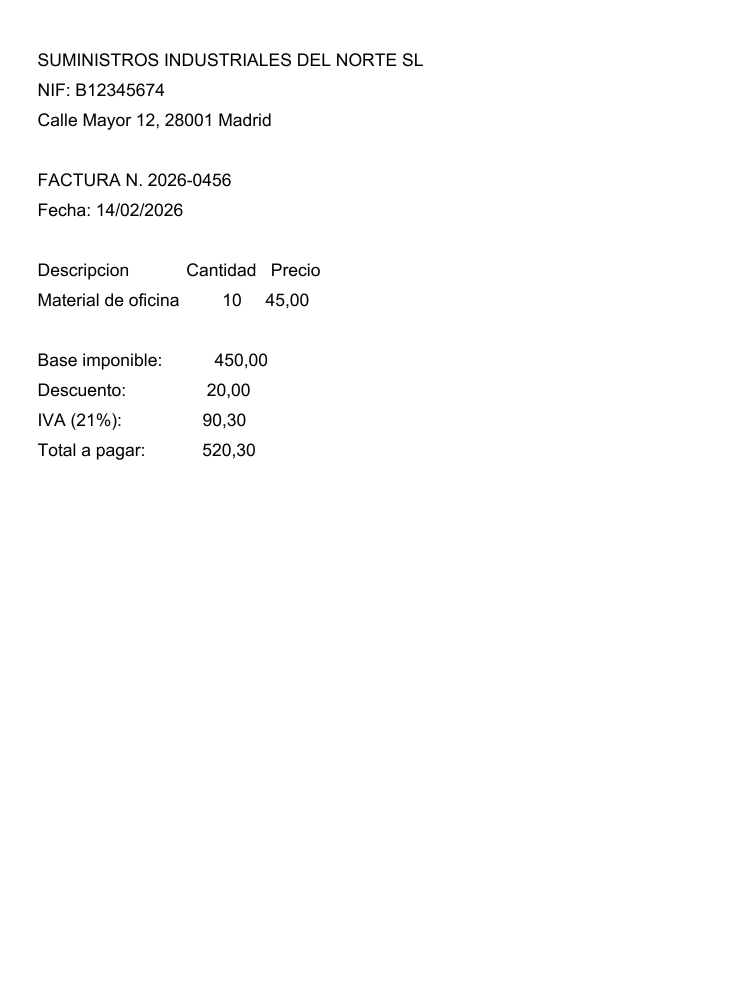
#> input picture backend/scripts/factura_grande.jpg, 3024 x 4032 px (shown at 1/4 size)
$ python -i preprocess.py   (imports and definitions only)
#> lines starting #> are read from the running program, lines starting #| are printed output that depends on the picture; after the words box and inside, x2 and y2 are one past the last pixel; in counts of white or black regions, pixels touching at a corner belong together
import cv2
import numpy as np
from PIL import Image, ImageOps


# Las fotos de móvil actuales (12+ MP) son muchísimo más grandes de lo que
# Tesseract necesita para leer bien el texto, y las operaciones de OpenCV son
# muy costosas en píxeles: sin este límite, una foto de 3024x4032 tarda ~90 s
# en preprocesarse en un servidor con poca CPU/RAM (como el plan gratuito de
# Render). 1500 px de lado mayor es de sobra para OCR de una factura.
MAX_DIMENSION_ENTRADA = 1500


def preprocess_image(image: Image.Image) -> Image.Image:
    """Mejora una foto de factura para maximizar la precisión de Tesseract:
    reduce el tamaño si es muy grande, escala de grises, quitar ruido,
    enderezar (deskew), binarizar y volver a escalar si la resolución
    resultante es baja.
    """
    gray = np.array(ImageOps.grayscale(image))

    max_dim_entrada = max(gray.shape)
    if max_dim_entrada > MAX_DIMENSION_ENTRADA:
        escala = MAX_DIMENSION_ENTRADA / max_dim_entrada
        gray = cv2.resize(gray, None, fx=escala, fy=escala, interpolation=cv2.INTER_AREA)

    # fastNlMeansDenoising da mejor calidad pero es muy lento en CPUs
    # débiles; un desenfoque de mediana es mucho más barato y ya quita
    # suficiente ruido de una foto normal para que Tesseract lea bien.
    gray = cv2.medianBlur(gray, 3)
    gray = _deskew(gray)

    binary = cv2.adaptiveThreshold(
        gray,
        255,
        cv2.ADAPTIVE_THRESH_GAUSSIAN_C,
        cv2.THRESH_BINARY,
        31,
        11,
    )

    max_dim = max(binary.shape)
    if max_dim < 1800:
        scale = 1800 / max_dim
        binary = cv2.resize(binary, None, fx=scale, fy=scale, interpolation=cv2.INTER_CUBIC)

    return Image.fromarray(binary)


def _deskew(gray: np.ndarray) -> np.ndarray:
    _, binary_inv = cv2.threshold(gray, 0, 255, cv2.THRESH_BINARY_INV + cv2.THRESH_OTSU)
    coords = np.column_stack(np.where(binary_inv > 0))
    if coords.shape[0] < 20:
        return gray

    angle = cv2.minAreaRect(coords)[-1]
    angle = -(90 + angle) if angle < -45 else -angle
    if abs(angle) < 0.5 or abs(angle) > 15:
        # Ángulo insignificante o probablemente mal calculado: no rotar.
        return gray

    h, w = gray.shape
    matrix = cv2.getRotationMatrix2D((w // 2, h // 2), angle, 1.0)
    return cv2.warpAffine(gray, matrix, (w, h), flags=cv2.INTER_CUBIC, borderMode=cv2.BORDER_REPLICATE)

>>> from PIL import Image
>>> picture = Image.open('../../scripts/factura_grande.jpg')
#> picture is the input picture: PIL image 3024x4032 RGB; min 0, max 255, mean 252.3
>>> result = preprocess_image(picture)
#> in _deskew, `_, binary_inv = cv2.threshold(gray, 0, 255, cv2.THRESH_BINARY_INV + cv..`:
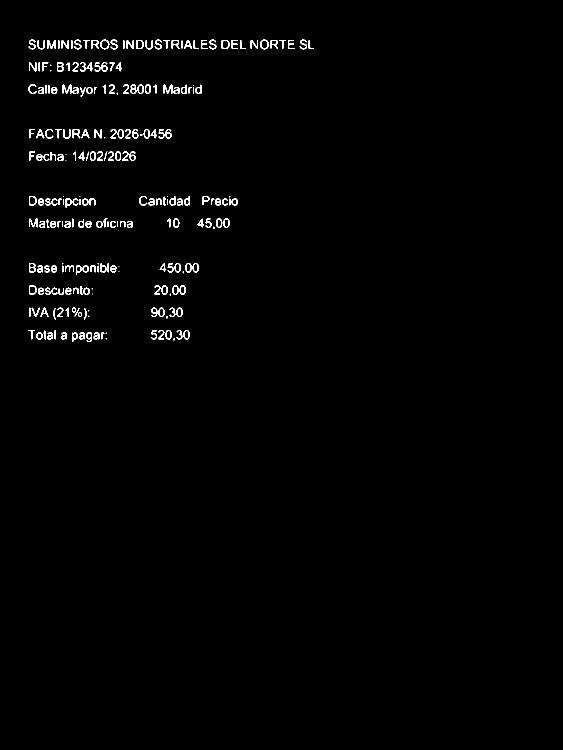
#> binary_inv: shape (1500, 1125) (shown at 1/2 size); 1.1% white in thin lines or dots, all inside (x1, y1, x2, y2) = (57, 79, 628, 684)
#> in _deskew, `coords = np.column_stack(np.where(binary_inv > 0))`: coords = 19061 pairs, first value 79 to 683, second value 57 to 627
#> in _deskew, `angle = cv2.minAreaRect(coords)[-1]`: angle = -90
#> in _deskew, `angle = -(90 + angle) if angle < -45 else -angle`: angle = 0
#> in preprocess_image, `binary = cv2.adaptiveThreshold( gray, 255, cv2.ADAPTIVE_THRESH_GAUSSIA..`:
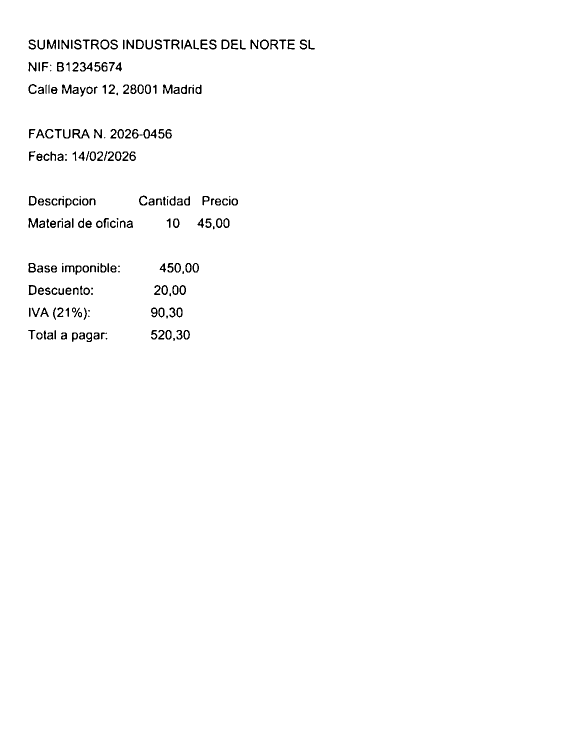
#> binary: shape (1500, 1125) (shown at 1/2 size); 98.7% white; 230 black regions (28 under 20 px), largest, box (x1, y1, x2, y2) and area: (145, 258, 179, 277) 286, (286, 258, 313, 277) 223, (160, 124, 185, 143) 206
